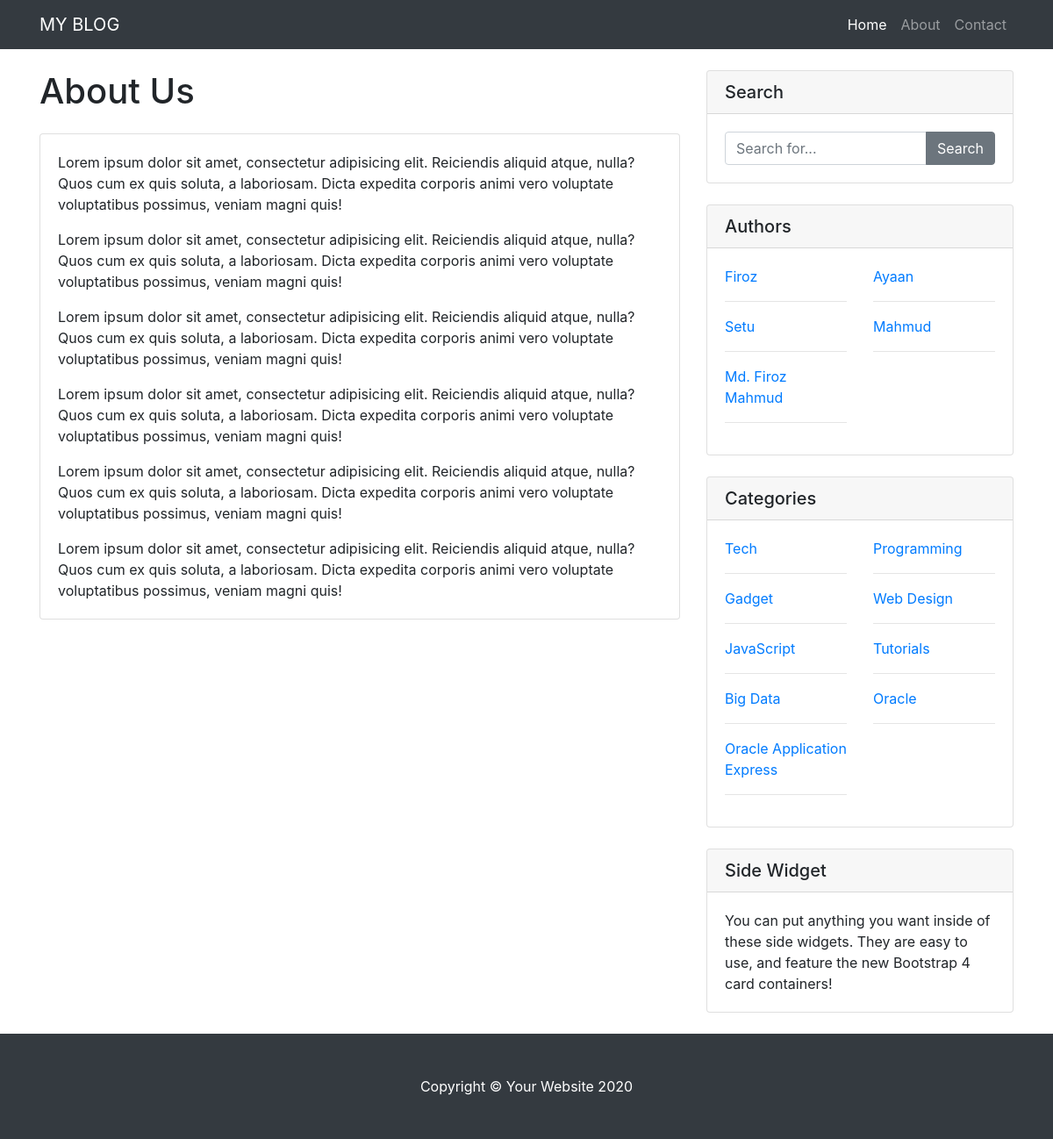
The page /about/ on the database its author committed.
### blog_app/models.py (models this page shows, shortened)
class Author(models.Model):
    name = models.CharField(max_length=50)

class Category(models.Model):
    name = models.CharField(max_length=128)
    create_date = models.DateTimeField(auto_now_add=True)

### blog_app/views.py (the view)
# urls.py: path('about/', about, name='about'),
def about(requests):
    return render(requests, 'blog_app/about.html')

### blog_app/context_processors.py (called while the page is built)
def sidebar_author(request):
    authors = Author.objects.all()
    context = {
        'authors': authors
    }
    return context

def sidebar_category(request):
    categories = Category.objects.all()
    context = {
        'categories': categories
    }
    return context

### blog_app/templates/blog_app/about.html (shortened to what this page needs)
{% extends 'blog_app/base.html' %}
{% block page-heading %}
  <h1 class="my-4">About Us</h1>
{% endblock %}
{% block content %}
<div class="card mb-4">
  <div class="card-body">
    <p class="card-text">Lorem ipsum dolor sit amet, consectetur adipisicing elit. Reiciendis aliquid atque, nulla? Quos cum ex quis soluta, a laboriosam. Dicta expedita corporis animi vero voluptate voluptatibus possimus, veniam magni quis!</p>
    <p class="card-text">Lorem ipsum dolor sit amet, consectetur adipisicing elit. Reiciendis aliquid atque, nulla? Quos cum ex quis soluta, a laboriosam. Dicta expedita corporis animi vero voluptate voluptatibus possimus, veniam magni quis!</p>
    <p class="card-text">Lorem ipsum dolor sit amet, consectetur adipisicing elit. Reiciendis aliquid atque, nulla? Quos cum ex quis soluta, a laboriosam. Dicta expedita corporis animi vero voluptate voluptatibus possimus, veniam magni quis!</p>
    <p class="card-text">Lorem ipsum dolor sit amet, consectetur adipisicing elit. Reiciendis aliquid atque, nulla? Quos cum ex quis soluta, a laboriosam. Dicta expedita corporis animi vero voluptate voluptatibus possimus, veniam magni quis!</p>
    <p class="card-text">Lorem ipsum dolor sit amet, consectetur adipisicing elit. Reiciendis aliquid atque, nulla? Quos cum ex quis soluta, a laboriosam. Dicta expedita corporis animi vero voluptate voluptatibus possimus, veniam magni quis!</p>
    <p class="card-text">Lorem ipsum dolor sit amet, consectetur adipisicing elit. Reiciendis aliquid atque, nulla? Quos cum ex quis soluta, a laboriosam. Dicta expedita corporis animi vero voluptate voluptatibus possimus, veniam magni quis!</p>
  </div>
</div>
{% endblock %}

### blog_app/templates/blog_app/sidebar.html
<div class="card my-4">
  <h5 class="card-header">Search</h5>
  <div class="card-body">
    <form action="{% url 'search_post' %}" method="GET">
      <div class="input-group">
        <input type="text" name="search" class="form-control" placeholder="Search for...">
        <span class="input-group-append">
        <input class="btn btn-secondary" type="submit" value="Search">
      </span>
      </div>
    </form>
  </div>
</div>
<div class="card my-4">
  <h5 class="card-header">Authors</h5>
  <div class="card-body">
    <div class="row">
      {% for author in authors %}
      <div class="col-lg-6">
        <ul class="list-unstyled mb-0">
          <li>
            <a href="{% url 'author_post' author.name %}">{{ author.name }}</a>
          </li>
          <hr>
        </ul>
      </div>
      {% endfor %}
    </div>
  </div>
</div>
<div class="card my-4">
  <h5 class="card-header">Categories</h5>
  <div class="card-body">
    <div class="row">
      {% for category in categories %}
      <div class="col-lg-6">
        <ul class="list-unstyled mb-0">
          <li>
            <a href="{% url 'category_post' category.name %}">{{ category.name }}</a>
          </li>
          <hr>
        </ul>
      </div>
      {% endfor %}
    </div>
  </div>
</div>
<div class="card my-4">
  <h5 class="card-header">Side Widget</h5>
  <div class="card-body">
    You can put anything you want inside of these side widgets. They are easy to use, and feature the new Bootstrap 4 card containers!
  </div>
</div>

### blog_app/static/css/main.css (style rules this page uses)
body { padding-top: 56px; }

### rows shown on the page
Author: name "Firoz"
Author: name "Ayaan"
Author: name "Setu"
Author: name "Mahmud"
Author: name "Md. Firoz Mahmud"
Category: name "Tech"
Category: name "Programming"
Category: name "Gadget"
Category: name "Web Design"
Category: name "JavaScript"
Category: name "Tutorials"
Category: name "Big Data"
Category: name "Oracle"
Category: name "Oracle Application Express"
